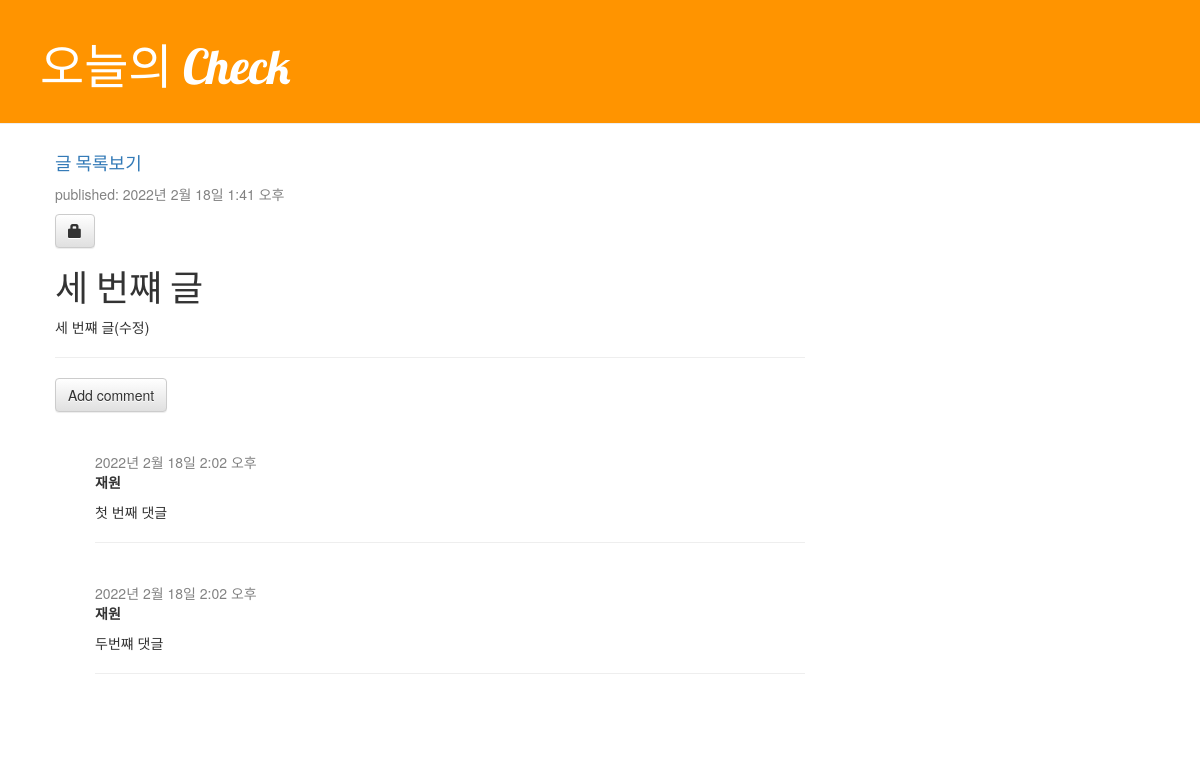
Page /todayblog/freepost/4 on the earlier database version.
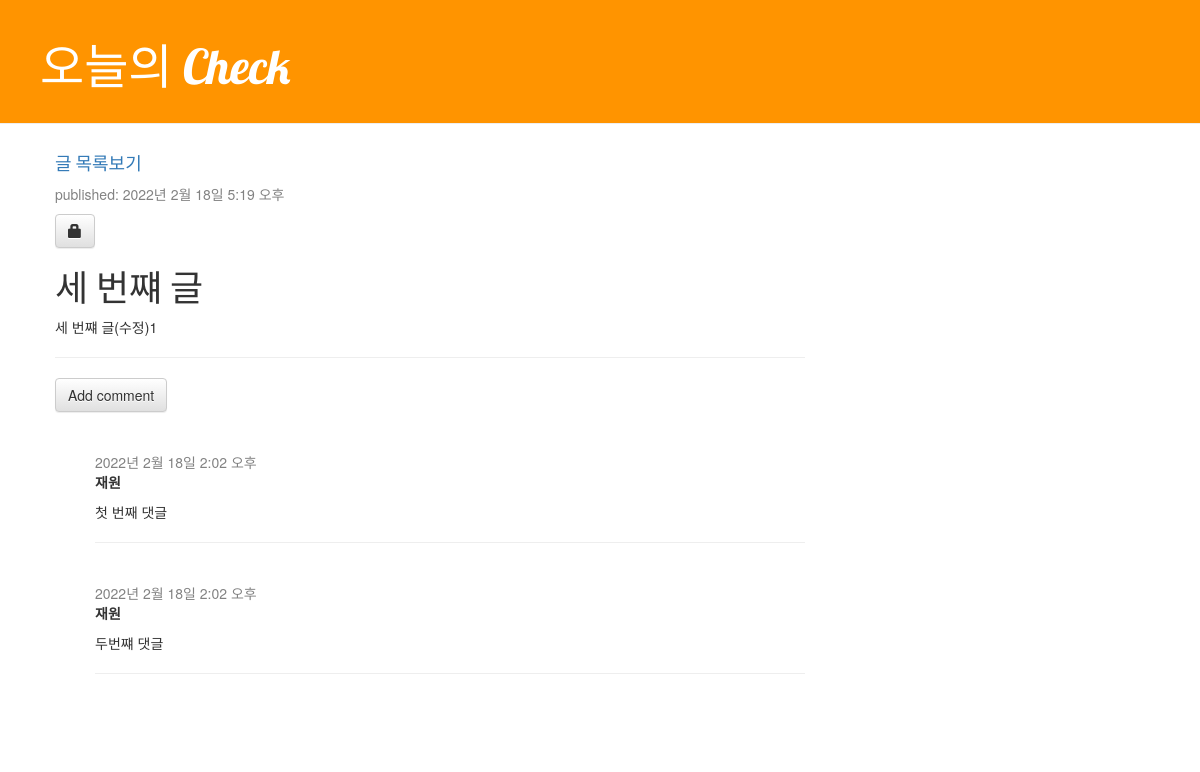
Same page on the later database version.
### todayblog/models.py (models this page shows, shortened)
class Post(models.Model):
    author = models.ForeignKey('auth.User', on_delete=models.CASCADE)
    title = models.CharField(max_length=200, validators=[min_length_2_validator])
    text = models.TextField()
    created_date = models.DateTimeField(default=timezone.now)
    published_date = models.DateTimeField(blank=True, null=True)

### todayblog/views.py (the view)
# urls.py: path('freepost/<int:pk>', views.free_post_detail, name='free_post_detail'),
def free_post_detail(request,pk):
    post = get_object_or_404(Post,pk=pk)
    return render(request, 'todayblog/free_post_detail.html', {'post_key':post})

### todayblog/templates/todayblog/free_post_detail.html (shortened to what this page needs)
{% extends 'todayblog/base.html' %}
{% block content %}
    <h4><a href="{% url 'free_post_list' %}">글 목록보기</a></h4>
    <div class="post">
        <div class="date">
            <p>published: {{ post_key.published_date }}</p>
        </div>
        {% if user.is_authenticated %}
            <a class="btn btn-default" href="{% url 'free_post_edit' pk=post_key.pk %}">
                <span class="glyphicon glyphicon-pencil"></span></a>
            <a class="btn btn-default" href="{% url 'free_post_remove' pk=post_key.pk %}">
                <span class="glyphicon glyphicon-remove"></span></a>
        {% else %}
            <a href="{% url 'login' %}" class="btn btn-default">
                <span class="glyphicon glyphicon-lock"></span></a>
        {% endif %}
        <h1>{{ post_key.title }}</h1>
        <p>{{ post_key.text| linebreaksbr }}</p>
        <hr>
        <a class="btn btn-default" href="{% url 'add_comment_to_post' pk=post_key.pk %}">Add comment</a>
        {% for comment in post_key.comments.all %}
            {% if user.is_authenticated or comment.approved_comment %}
                <div class="comment">
                    <div class="date">{{ comment.created_date }}
                    </div>
                    <strong>{{ comment.author }}</strong>
                    <p>{{ comment.text|linebreaks }}
                    <hr>
                    </p>
                </div>
            {% endif %}
        {% empty %}
            <p>No comments here yet </p>
        {% endfor %}
    </div>
{% endblock %}

Differences in the rows shown:
changed Post "세 번쨰 글": published_date "2022년 2월 18일 1:41 오후" → "2022년 2월 18일 5:19 오후"; text "세 번쨰 글(수정)" → "세 번쨰 글(수정)1"
